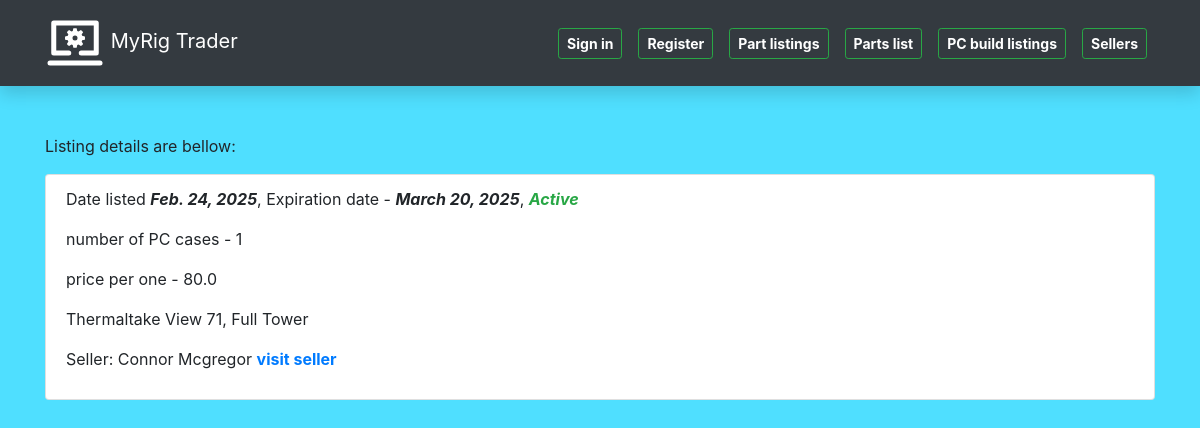
/pcportal/partlistings/casepc/18, run on the app's committed database.
### pcportal/models/part_listing_models.py (models this page shows, shortened)
class PartListing(models.Model):
    date_created = models.DateField("Date listed", auto_now_add=True)
    expiration_date = models.DateField("Expiration date", default="2025-03-20")
    quantity = models.IntegerField("quantity",
                                   help_text="Quantity of units")
    price = models.FloatField("Price per piece")
    listing_seller = models.ForeignKey(User, on_delete=models.SET_NULL, null=True, blank=True)
    @property
    def exp_status(self):
        if self.expiration_date < date.today():
            return "Expired"
        return "Active"
    class Meta:
        abstract = True

class CasePCListing(PartListing):
    casepc = models.ForeignKey(CasePC, on_delete=models.CASCADE)
    seller = models.ForeignKey(Seller, on_delete=models.CASCADE,
                               related_name="casepc_listing")
    def display_seller(self):
        return f"{self.seller.f_name} {self.seller.l_name}"
    display_seller.short_description = "SELLER"
    class Meta:
        verbose_name = "PC case listing"
        verbose_name_plural = 'PC case listings'

### pcportal/models/part_models.py (models this page shows, shortened)
class CasePC(models.Model):
    case_name = models.CharField("Case name", max_length=50,
                                 help_text="PC case name")
    CASE_SIZE = (
        ('full', 'Full Tower'),
        ('mid', 'Mid Tower'),
        ('mini', 'Mini Tower'),
        ('micro-ATX', 'Micro-ATX Case'),
        ('mini-ITX', 'Mini-ITX Case'),
    )
    case_size = models.CharField("Case size", choices=CASE_SIZE, default='mid',
                                 help_text="PC case size, full, mid, mini, micro-ATX, mini-ITX",
                                 max_length=30)
    class Meta:
        verbose_name = "PC case"
        verbose_name_plural = 'PC cases'

### pcportal/models/seller_model.py (models this page shows, shortened)
class Seller(models.Model):
    f_name = models.CharField("First name", max_length=30)
    l_name = models.CharField("Last name", max_length=30)
    email = models.CharField("Email", max_length=30)
    phone_num = models.IntegerField("Phone number")
    user = models.OneToOneField(User, on_delete=models.CASCADE, related_name='seller')
    def full_name(self):
        return f"{self.f_name} {self.l_name}"
    full_name.short_description = "FULL NAME"

### pcportal/views/part_listings_views.py (the view)
class CasePCListingDetailView(generic.DetailView):
    model = CasePCListing
    context_object_name = 'casepc_listing'
    template_name = 'one_listing_templates/listing_casepc.html'

### pcportal/templates/one_listing_templates/listing_casepc.html (shortened to what this page needs)
{% extends 'base.html' %}
{% block content %}
{% if casepc_listing %}
<p>Listing details are bellow:</p>
<ul class="list-group">
    <li class="list-group-item">
        <p>Date listed <em><b>{{ casepc_listing.date_created }}</b></em>,
            Expiration date - <em><b>{{ casepc_listing.expiration_date }}</b></em>,
            <b style="display: inline;"
            class="{% if casepc_listing.exp_status == 'Active' %} text-success
            {% else %} text-danger
            {% endif %}"><em> {{ casepc_listing.exp_status }}</em></b>
            </p>
            <p>number of PC cases - {{ casepc_listing.quantity }}</p>
                <p>price per one - {{ casepc_listing.price }}</p>
        <p>{{ casepc_listing.casepc.case_name }}, {{ casepc_listing.casepc.get_case_size_display }}</p>
        <p>Seller: {{ casepc_listing.display_seller }}
        <a href="{% url 'seller-one' casepc_listing.seller.id %}"><b>visit seller</b>
        </a>
        </p>
    </li>
</ul>
{% else %}
No PC case listing found
{% endif %}
{% endblock %}

### pcportal/static/css/styles.css (style rules this page uses)
body { background-color: #4fdfff; }

### data on the page
CasePCListing: date_created "Feb. 24, 2025", expiration_date "March 20, 2025", exp_status "Active", quantity "1", price "80.0", casepc.case_name "Thermaltake View 71", casepc.case_size "Full Tower", display_seller "Connor Mcgregor"
